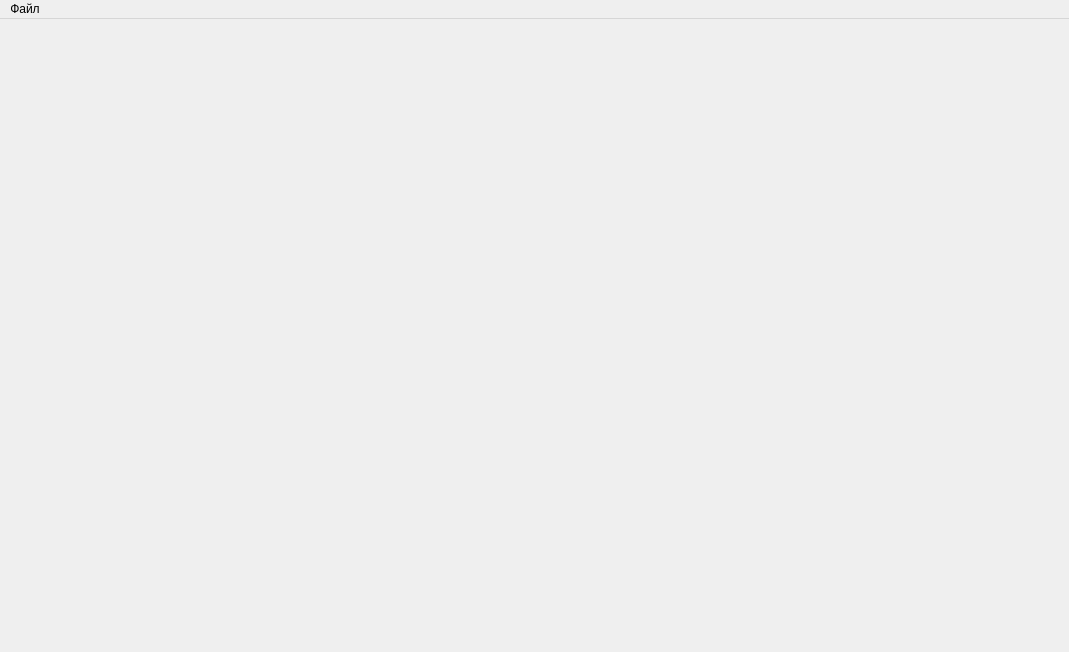
<?xml version="1.0" encoding="UTF-8"?>
<ui version="4.0">
 <class>MainWindow</class>
 <widget class="QMainWindow" name="MainWindow">
  <property name="geometry">
   <rect>
    <x>0</x>
    <y>0</y>
    <width>1069</width>
    <height>652</height>
   </rect>
  </property>
  <property name="windowTitle">
   <string>MainWindow</string>
  </property>
  <widget class="QWidget" name="centralwidget"/>
  <widget class="QMenuBar" name="menuBar">
   <property name="geometry">
    <rect>
     <x>0</x>
     <y>0</y>
     <width>1069</width>
     <height>22</height>
    </rect>
   </property>
   <widget class="QMenu" name="menuFile">
    <property name="title">
     <string>Файл</string>
    </property>
    <addaction name="actionSmall"/>
    <addaction name="actionMedium"/>
    <addaction name="actionLarge"/>
   </widget>
   <addaction name="menuFile"/>
  </widget>
  <action name="Small">
   <property name="text">
    <string>fasfa</string>
   </property>
  </action>
  <action name="actionSmall">
   <property name="text">
    <string>Маленький</string>
   </property>
  </action>
  <action name="actionMedium">
   <property name="text">
    <string>Средний</string>
   </property>
  </action>
  <action name="actionLarge">
   <property name="text">
    <string>Большой</string>
   </property>
  </action>
 </widget>
 <resources/>
 <connections/>
</ui>
